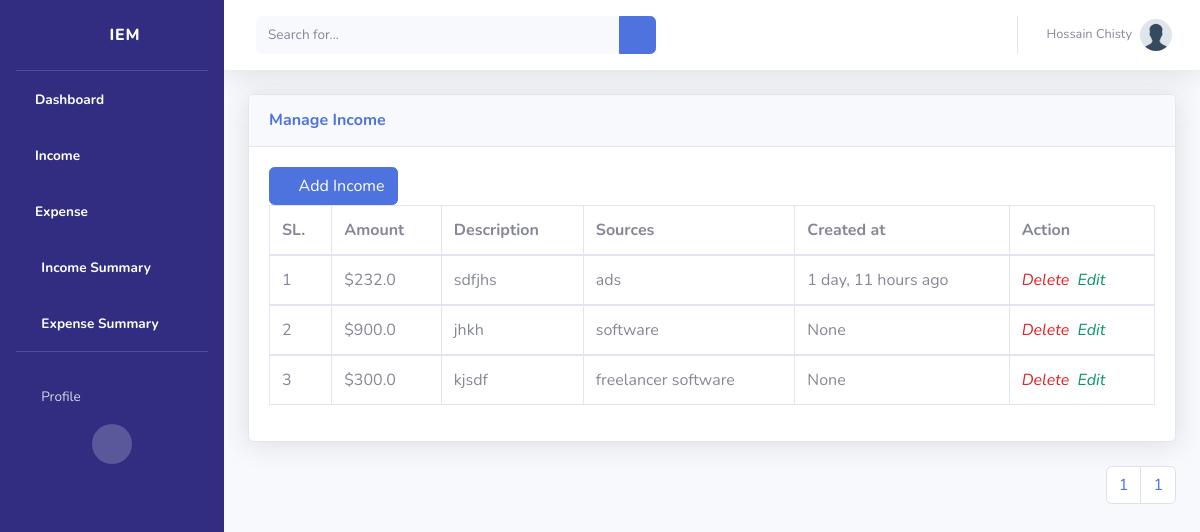
/income/ (signed in), run on an earlier commit of the app's database.
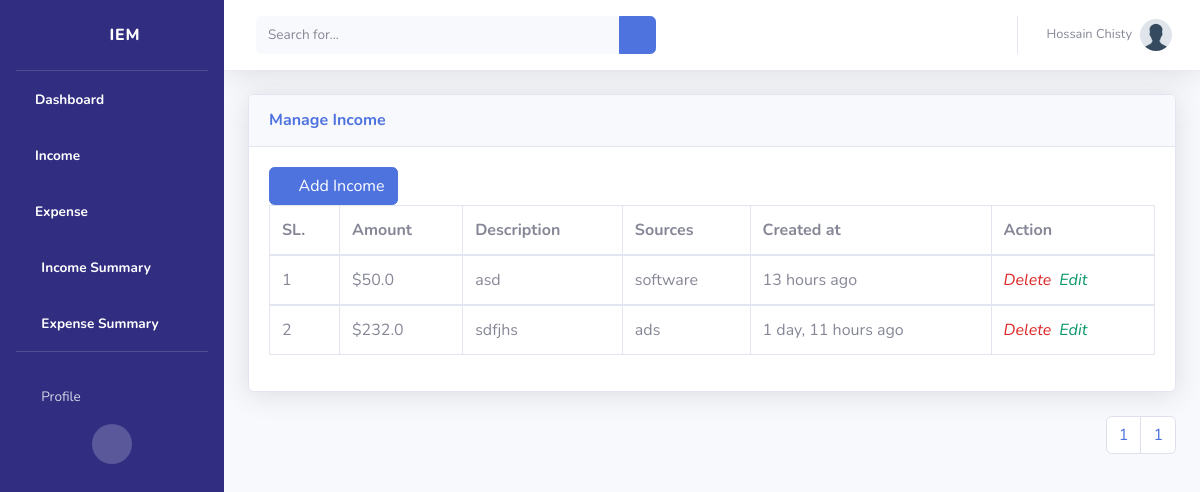
And on a later commit of the database.
### accounts/models.py (models this page shows, shortened)
class Profile(models.Model):
    user = models.OneToOneField(User, on_delete=models.CASCADE)
    image = models.ImageField(upload_to="profiles", default="profiles/default.png")
    bio = models.TextField(null=True, blank=True)
    phone_number = RegexValidator(
        regex=r"^\+(?:[0-9]●?){6,14}[0-9]$",
        message=_(
            "Enter a valid international mobile phone number starting with +(country code)"
        ),
    )
    city = models.CharField(
        verbose_name=_("City"), max_length=400, null=True, blank=True
    )
    country = CountryField(null=True, blank=True)
    class Meta:
        ordering = ["-id"]
        verbose_name_plural = "Profile"

### income/models.py (models this page shows, shortened)
class Income(models.Model):
    user = models.ForeignKey(User, on_delete=models.CASCADE, null=True, blank=True)
    amount = models.FloatField()
    date = models.DateTimeField(default=now)
    description = models.TextField(help_text="Write Your Income Description.")
    sources = models.CharField(max_length=200)
    class Meta:
        ordering = [
            "-date",
        ]
        verbose_name_plural = "Income"

### income/views.py (the view)
# urls.py: path("income/", views.IncomeList.as_view(), name="income"),
class IncomeList(LoginRequiredMixin, ListView):
    model = Income
    template_name = "income/income.html"
    context_object_name = "incomes"
    paginate_by = 6
    def get_context_data(self, **kwargs):
        context = super().get_context_data(**kwargs)
        context["incomes"] = Income.objects.filter(user=self.request.user)
        return context

### templates/income/income.html (shortened to what this page needs)
<!DOCTYPE html>
<html lang="en">
{% load static %}
{% load humanize %}
<head>
    {% include 'partials/__css.html' %}
</head>
<body id="page-top">
    <div id="wrapper">
        {% include 'partials/__sidebar.html' %}
        <div id="content-wrapper" class="d-flex flex-column">
            <div id="content">
                <nav class="navbar navbar-expand navbar-light bg-white topbar mb-4 static-top shadow">
                    <form
                        class="d-none d-sm-inline-block form-inline mr-auto ml-md-3 my-2 my-md-0 mw-100 navbar-search">
                        <div class="input-group">
                            <input type="text" class="form-control bg-light border-0 small" placeholder="Search for..."
                                aria-label="Search" aria-describedby="basic-addon2">
                            <div class="input-group-append">
                                <button class="btn btn-primary" type="button">
                                    <i class="fas fa-search fa-sm"></i>
                                </button>
                            </div>
                        </div>
                    </form>
                {% include 'partials/__topNavbar.html' %}
                <div class="container-fluid">
                    <div class="card shadow mb-4">
                        <div class="card-header py-3">
                            <h6 class="m-0 font-weight-bold text-primary">Manage Income</h6>
                        </div>
                        <div class="card-body">
                            <button type="button" class="btn btn-primary">
                            <i class="fa fa-plus"></i>
                            <a class="text-white hover:no-underline" href="{% url 'addIncome'%}">Add Income</a></button>
                            <div class="table-responsive">
                                <table class="table table-bordered" id="dataTable" width="100%" cellspacing="0">
                                        <thead>
                                        <tr>
                                            <th>SL.</th>
                                            <th>Amount</th>
                                            <th>Description</th>
                                            <th>Sources</th>
                                             <th>Created at</th>
                                            <th>Action</th>
                                        </tr>
                                    </thead>
                                    {% for items in page_obj  %}
                                    <tbody>
                                        <tr>
                                            <td>{{ forloop.counter }}</td>
                                            <td>${{ items.amount }}</td>
                                            <td>{{ items.description }}</td>
                                            <td>{{ items.sources}}</td>
                                            <td>{{ items.date|naturaltime }}</td>
                                            <td><i class="material-icons">
                                            <a
                                            href="{% url 'delete-income' items.id %}" class="text-decoration-none text-red-600 hover:text-red-600">Delete</a>
                                            <a href="{% url 'update-income' items.id %}" class="m-1 text-decoration-none text-green-600 hover:text-green-600">Edit</a>
                                            </i></td>
                                        </tr>
                                    </tbody>
                                    {% endfor %}
                                </table>
                            </div>
                        </div>
                    </div>
                    <nav aria-label="Page navigation example">
                        <ul class="pagination justify-content-end">
                            <li class="page-item"><a class="page-link" href="#">
                            {{ page_obj.number }}</a></li>
                            <li class="page-item"><a class="page-link" href="?page={{ page_obj.paginator.num_pages }}">
                            {{ page_obj.paginator.num_pages }}</a></li>
                        </ul>
                    </nav>
                </div>
            </div>
        </div>
    </div>
</body>
</html>

### templates/partials/__css.html (shortened to what this page needs)
{% load static %}
<link href="{% static 'vendor/fontawesome-free/css/all.min.css' %}" rel="stylesheet" type="text/css">
<link href="https://unpkg.com/tailwindcss@^2/dist/tailwind.min.css" rel="stylesheet">
<link href="{% static 'css/sb-admin-2.min.css' %}" rel="stylesheet">

### templates/partials/__sidebar.html (shortened to what this page needs)
{% load static %}
        <ul class="navbar-nav bg-indigo-900 sidebar sidebar-dark accordion" id="accordionSidebar">
            <a class="sidebar-brand d-flex align-items-center justify-content-center" href="{% url 'dashboard' %}">
                <div class="sidebar-brand-icon rotate-n-15">
                    <i class="fas fa-user"></i>
                </div>
                <div class="sidebar-brand-text mx-3">
                    IEM
                <sup></sup></div>
            </a>
            <hr class="sidebar-divider my-0">
            <li class="nav-item active">
                <a class="nav-link" href="{% url 'dashboard' %}">
                    <i class="fas fa-home"></i>
                    <span>Dashboard</span></a>
            </li>
            <li class="nav-item active">
                <a class="nav-link" href="{% url 'income' %}">
                    <i class="fas fa-dollar-sign"></i>
                    <span>Income</span></a>
            </li>
            <li class="nav-item active">
                <a class="nav-link" href="{% url 'expense' %}">
                    <i class="fas fa-money-check-alt"></i>
                    <span>Expense</span></a>
            </li>
             <li class="nav-item active">
                <a class="nav-link" href="{% url 'income-summary'%}">
                    <i class="fas fa-fw fa-chart-area"></i>
                    <span>Income Summary</span></a>
            </li>
            <li class="nav-item active">
                <a class="nav-link" href="{% url 'expense-summary'%}">
                    <i class="fas fa-fw fa-chart-area"></i>
                    <span>Expense Summary</span></a>
            </li>
            <hr class="sidebar-divider">
            <li class="nav-item">
                <a class="nav-link collapsed" href="#" data-toggle="collapse" data-target="#collapsePages"
                    aria-expanded="true" aria-controls="collapsePages">
                    <i class="fas fa-fw fa-folder"></i>
                    <span>Profile</span>
                </a>
            </li>
            <div class="text-center d-none d-md-inline">
                <button class="rounded-circle border-0" id="sidebarToggle"></button>
            </div>
        </ul>

### templates/partials/__topNavbar.html (shortened to what this page needs)
{% load static %}
<ul class="navbar-nav ml-auto">
    <li class="nav-item dropdown no-arrow">
        <a class="nav-link dropdown-toggle" href="#" id="userDropdown" role="button"
            data-toggle="dropdown" aria-haspopup="true" aria-expanded="false">
            {% load cache %}
            {% cache 50 sidebar request.user.get_full_name %}
            <span class="mr-2 d-none d-lg-inline text-gray-600 small">{{request.user.get_full_name}}</span>
            <img class="img-profile rounded-circle" src="{{ request.user.profile.image.url }}">
            {% endcache %}
        </a>
    </li>
</ul>
</nav>

### templates/partials/__js.html (shortened to what this page needs)
{% load static %}

What changed in the data, as far as the page shows it:
removed Income: amount "900.0", description "jhkh", sources "software", date "None"
removed Income: amount "300.0", description "kjsdf", sources "freelancer software", date "None"
added Income: amount "50.0", description "asd", sources "software", date "13 hours ago"
